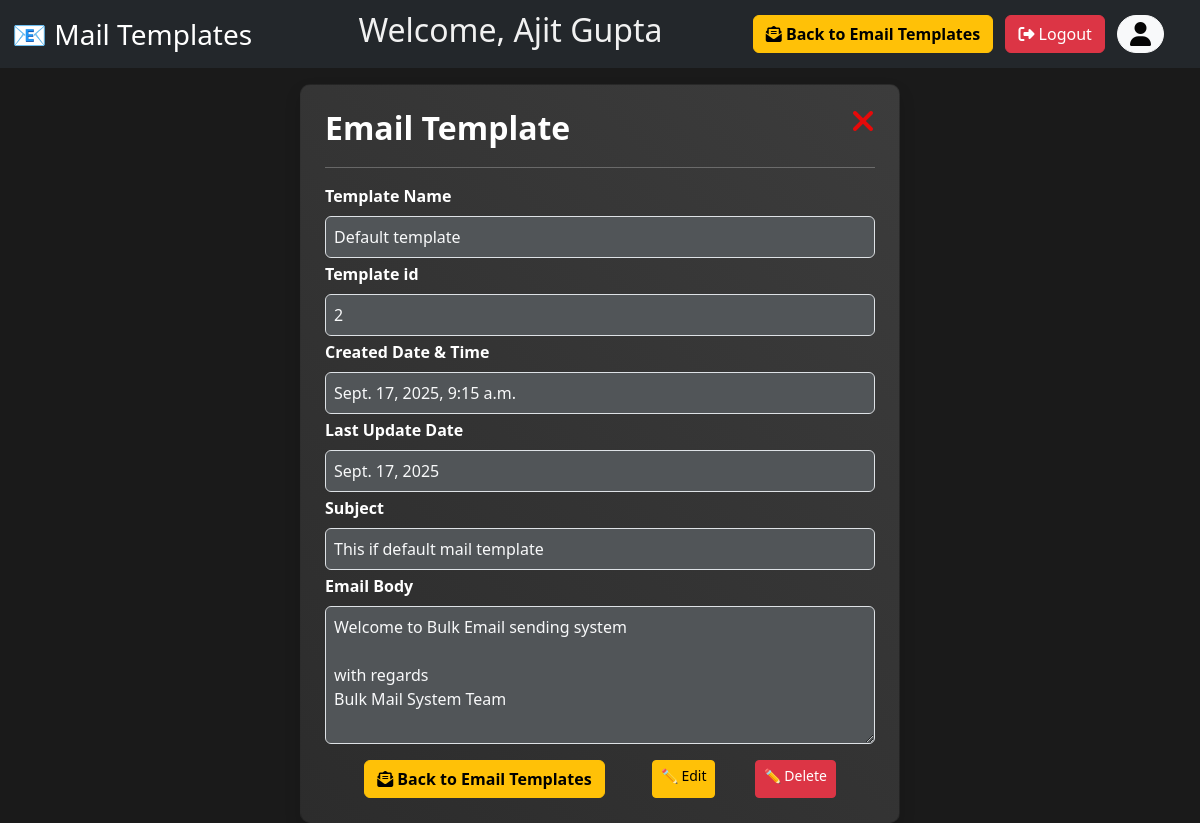
/user/templates/view/2 (signed in), run on the app's committed database.
### CreateUser/models.py (models this page shows, shortened)
class emailUsers(models.Model):
    name = models.CharField(max_length=100)
    email_address = models.EmailField(unique=True)
    email_password = models.CharField(max_length=200)
    email_host = models.CharField(max_length=100, default="smtp.gmail.com")
    email_port = models.IntegerField(default=587)
    use_tls = models.BooleanField(default=True)
    login_password = models.CharField(max_length=50, null=False, default="test1234")
    post = models.CharField(max_length=100, null=True)
    department = models.CharField(max_length=150, null=True)
    about_you = models.CharField(max_length=500, null=True, default='')
    image = models.ImageField(upload_to='images/', default='default.png')
    personalEmail = models.EmailField(null=True)
    dob = models.DateField(default=datetime.now, null=True)
    fatherName = models.CharField(max_length=150, null=True)
    address = models.CharField(max_length=500, default='', null=True)

### EmailTemplates/models.py (models this page shows, shortened)
class Template(models.Model):
    template_name = models.CharField(max_length=100)
    user = models.ForeignKey(emailUsers, on_delete=models.CASCADE)
    subject = models.CharField(max_length=500, null=True)
    body = models.TextField(null=True)
    created_at = models.DateTimeField(auto_now=True)
    updated_at = models.DateField(null=True, auto_now=True)
    primary = models.BooleanField(default=False)
    no_of_time_used = models.IntegerField(default=0)

### EmailTemplates/views.py (the view)
# urls.py: path('view/<int:id>', views.viewTemplate, name='viewTemplate'),
def viewTemplate(request,id):
    user_id = request.session.get('user_id')
    if not user_id:
        messages.error(request, "Login First")
        return redirect('Login')
    try:
        template = Template.objects.get(id=id)
    except Exception as e:
        messages.error(request, "Template not found !")
        return redirect('templates')
    context = {
        'title':f'{template.template_name} -{template.user.name}',
        'id':template.id,
        'name':template.template_name,
        'subject':template.subject,
        'created_at':template.created_at,
        'updated_at':template.updated_at,
        'body':template.body,
        'username':template.user.name
    }
    return render(request, 'EmailTemplates/view.html', context)

### templates/EmailTemplates/view.html (shortened to what this page needs)
{% extends "CreateUser/base.html" %}
{% load static %}
{% block content %}
<nav class="navbar navbar-expand-lg navbar-dark bg-dark">
    <div class="container-fluid">
        <a class="navbar-brand fs-3" href=" {% url "templates" %} ">📧 Mail Templates</a>
        <h2>Welcome, {{username}}</h2>
        <div>
            <a href="{% url "templates" %}" class="btn btn-warning me-2 fw-bolder">
                <i class="fa-solid fa-envelope-open-text"></i> Back to Email Templates
            </a>
            <a href="{% url 'logout' %}" class="btn btn-danger me-2">
                <i class="fa-solid fa-right-from-bracket"></i> Logout
            </a>
            <div class="profile me-5">
                <a class="btn btn-light rounded-5 me-4" href=" {% url "profile" %} ">
                    <i class="fa-solid fa-user fa-xl" style="color: #050505ff;"></i>
                </a>
            </div>
        </div>
    </div>
</nav>
<div class="card col-6 p-4 shadow mx-auto mt-3">
    <div class="heading d-flex justify-content-between">
        <h2 class="mb-1 fw-bold">Email Template</h2>
        <a href="{% url "templates" %}"> <i class="fa-solid fa-xmark fa-2xl" style="color: #e60a0a;"></i> </a>
    </div> <hr>
        <div class="mb-1">
            <label class="form-label fw-bold">Template Name</label>
            <input type="text" class="form-control text-light" value="{{name}}" name='name' readonly>
        </div>
        <div class="mb-1">
            <label class="form-label fw-bold">Template id</label>
            <input type="text" class="form-control text-light" value="{{id}}" name='name' readonly>
        </div>
        <div class="mb-1">
            <label class="form-label fw-bold">Created Date & Time</label>
            <input type="text" class="form-control text-light" value="{{created_at}}" name='name' readonly>
        </div>
        <div class="mb-1">
            <label class="form-label fw-bold">Last Update Date</label>
            <input type="text" class="form-control text-light" value="{{updated_at}}" name='name' readonly>
        </div>
        <div class="mb-1">
            <label class="form-label fw-bold">Subject</label>
            <input type="text" class="form-control text-light" value="{{subject}}" name='subject' readonly>
        </div>
        <div class="mb-3">
            <label class="form-label fw-bold">Email Body</label>
            <textarea class="form-control text-light" rows="5" name="body" readonly>{{body}}</textarea>
        </div>
        <div class='d-flex justify-content-evenly'>
            <a href="{% url "templates" %}" class="btn btn-warning me-2 fw-bolder">
                <i class="fa-solid fa-envelope-open-text"></i> Back to Email Templates
            </a>
            <a href=" {% url "editTemplate" id %} " class="btn btn-sm btn-warning">✏ Edit</a>
            <a href=" {% url "deleteTemplate" id %} " class="btn btn-sm btn-danger">✏ Delete</a>
        </div>
</div>
{% endblock %}

### static/css/CreateUser/style.css (style rules this page uses)
body { background-color: #1a1a1a; color: #f1f1f1; }
.card { background: linear-gradient(45deg, #2c2c2c, #3c3c3c); color: white; border-radius: 10px; }
.navbar { background-color: #23272b !important; opacity: blur(5px); }
.btn-warning { background-color: #ffc107; border-color: #ffc107; }
.btn-danger { background-color: #dc3545; border-color: #dc3545; }
.profile { transition: transform 0.3s ease-in; width: 100px; display:contents; }
.form-control { background-color: #515558; padding: 8px; font-size: 1rem; transition: 0.4s; }

### data on the page
emailUsers: name "Ajit Gupta"
Template: name "Default template", name "Sept. 17, 2025, 9:15 a.m.", name "Sept. 17, 2025", subject "This if default mail template", body "Welcome to Bulk Email sending system with regards Bulk Mail System Team"
